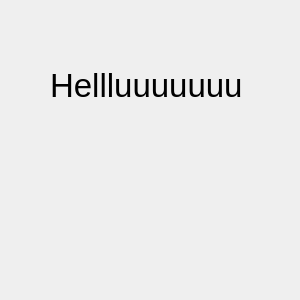
<?xml version="1.0" encoding="UTF-8"?>
<ui version="4.0">
 <class>Pop</class>
 <widget class="QDialog" name="Pop">
  <property name="geometry">
   <rect>
    <x>0</x>
    <y>0</y>
    <width>300</width>
    <height>300</height>
   </rect>
  </property>
  <property name="windowTitle">
   <string>Dialog</string>
  </property>
  <widget class="QDialogButtonBox" name="buttonBox">
   <property name="geometry">
    <rect>
     <x>10</x>
     <y>440</y>
     <width>621</width>
     <height>32</height>
    </rect>
   </property>
   <property name="orientation">
    <enum>Qt::Horizontal</enum>
   </property>
   <property name="standardButtons">
    <set>QDialogButtonBox::Cancel|QDialogButtonBox::Ok</set>
   </property>
  </widget>
  <widget class="QLabel" name="label">
   <property name="geometry">
    <rect>
     <x>50</x>
     <y>20</y>
     <width>241</width>
     <height>131</height>
    </rect>
   </property>
   <property name="font">
    <font>
     <pointsize>25</pointsize>
    </font>
   </property>
   <property name="text">
    <string>Hellluuuuuuu</string>
   </property>
  </widget>
 </widget>
 <resources/>
 <connections>
  <connection>
   <sender>buttonBox</sender>
   <signal>accepted()</signal>
   <receiver>Pop</receiver>
   <slot>accept()</slot>
   <hints>
    <hint type="sourcelabel">
     <x>248</x>
     <y>254</y>
    </hint>
    <hint type="destinationlabel">
     <x>157</x>
     <y>274</y>
    </hint>
   </hints>
  </connection>
  <connection>
   <sender>buttonBox</sender>
   <signal>rejected()</signal>
   <receiver>Pop</receiver>
   <slot>reject()</slot>
   <hints>
    <hint type="sourcelabel">
     <x>316</x>
     <y>260</y>
    </hint>
    <hint type="destinationlabel">
     <x>286</x>
     <y>274</y>
    </hint>
   </hints>
  </connection>
 </connections>
</ui>
